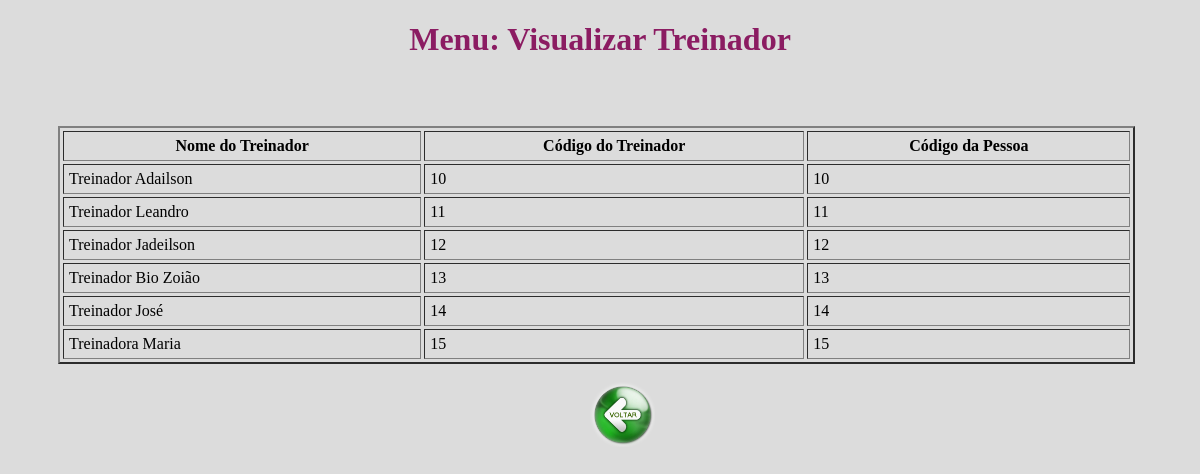
The app's page /treinador/view_treinador.php with its own data.
### tables this page shows
create table treinador(
cod_treinador integer not null,
cod_pessoa integer not null,
primary key(cod_treinador),
foreign key (cod_pessoa) references pessoa(cod_pessoa) on update cascade on delete cascade
);

create table pessoa(
cod_pessoa integer not null auto_increment , 
nome_pessoa varchar(20) not null, 
data_nascimento date not null, 
sigla_pais_Nasc varchar(5) not null,
primary key (cod_pessoa),
foreign key (sigla_pais_Nasc) references pais(sigla_pais) on update cascade on delete cascade
);

### treinador/view_treinador.php (the view, shortened to what this page needs)
<?php require_once '../php_action/db_connect.php'; ?>
<!DOCTYPE html>
<html>
<head>
	<link type="text/css" rel="stylesheet" href="../php_action/stylesheet.css"/>
</head>
<body>
	<h1> <center> Menu: Visualizar Treinador  </center> </h1>
<div class="manageMember">
	<br><br>
	<table border="2" cellspacing="3" cellpadding="5">
		<thead>
			<tr>
				<th>Nome do Treinador</th>
				<th>Código do Treinador</th>
				<th>Código da Pessoa</th>
			</tr>
		</thead>
		<tbody>
			<?php
			$sql = "SELECT pessoa.nome_pessoa, treinador.cod_treinador, treinador.cod_pessoa FROM treinador, pessoa WHERE treinador.cod_treinador = pessoa.cod_pessoa";
			$result = $connect->query($sql);
			if($result->num_rows > 0) {
				while($row = $result->fetch_assoc()) {
					echo "<tr>
						<td>".$row['nome_pessoa']."</td>
						<td>".$row['cod_treinador']."</td>
						<td>".$row['cod_pessoa']."</td>
					</tr>";
				}
			} else {
				echo "<tr><td colspan='5'><center>No Data Avaliable</center></td></tr>";
			}
			?>
		</tbody>
	</table>
	<form method="post" action="./crud_treinador.php">
	<br><center>&emsp; &emsp; &emsp; &emsp; &emsp; &emsp; &emsp; &emsp; &emsp; &emsp; &emsp; &emsp; &emsp; &emsp; &emsp; <input type="image" src="../botao_voltar.png" alt="Submit" width="65" height="65"></center>
	</form>
</div>
</body>
</html>

### php_action/stylesheet.css (style rules this page uses)
h1 { color: #8B1C62; }

### treinador/view_treinador.php (style rules this page uses)
body { background: #DCDCDC; }
.manageMember { width: 70%; margin: 10px 30px 30px 50px; }
table { width: 130%; height: 20%; margin-top: 10px; }

### records on screen
treinador: cod_pessoa.nome_pessoa "Treinador Adailson", cod_treinador "10", cod_pessoa "10"
treinador: cod_pessoa.nome_pessoa "Treinador Leandro", cod_treinador "11", cod_pessoa "11"
treinador: cod_pessoa.nome_pessoa "Treinador Jadeilson", cod_treinador "12", cod_pessoa "12"
treinador: cod_pessoa.nome_pessoa "Treinador Bio Zoião", cod_treinador "13", cod_pessoa "13"
treinador: cod_pessoa.nome_pessoa "Treinador José", cod_treinador "14", cod_pessoa "14"
treinador: cod_pessoa.nome_pessoa "Treinadora Maria", cod_treinador "15", cod_pessoa "15"
